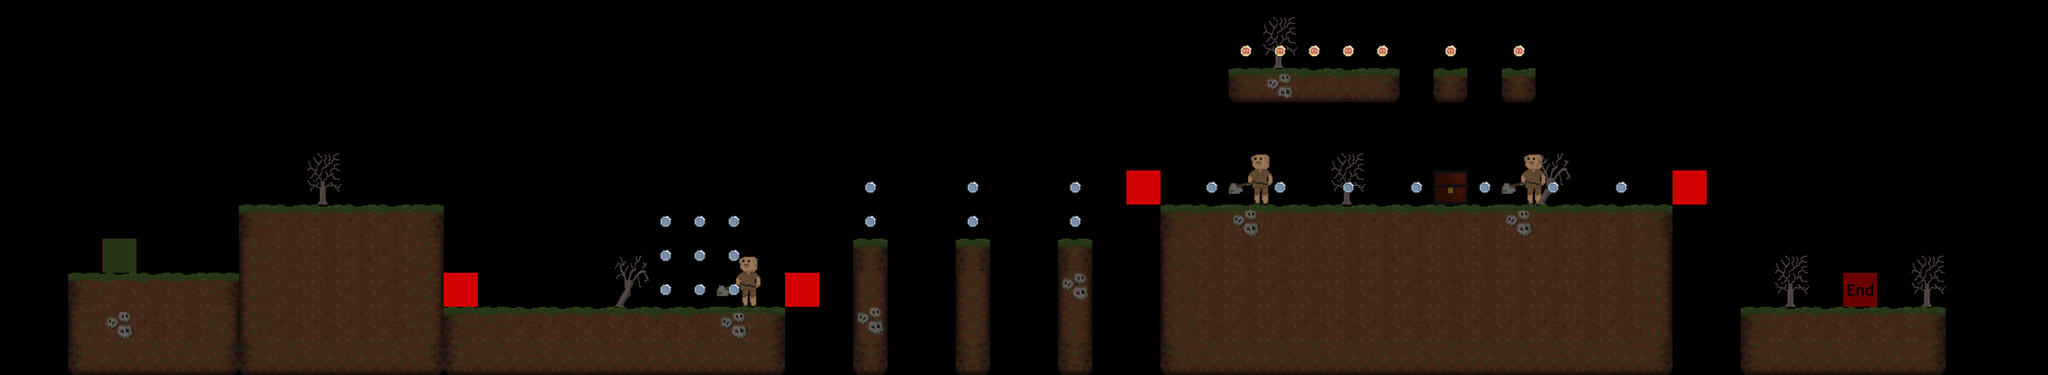

Rendered tile map (Tiled .tmx) drawn with the repository's tilesets; below, a short description and the map source with its tile grids summarised:
An orthogonal 60x11 tile map with 64x64 px tiles, 7 tile layers (terrain, crates, enemies, constraints, ...), 7 tilesets.

<map version="1.5" tiledversion="1.7.2" orientation="orthogonal" renderorder="right-down" width="60" height="11" tilewidth="64" tileheight="64" infinite="0" nextlayerid="10" nextobjectid="1">
 <editorsettings>
  <export target="../0/level_0..csv" format="csv" />
 </editorsettings>
 <tileset firstgid="1" source="../tilesets/coins.tsx" />
 <tileset firstgid="3" source="../tilesets/setup_tiles.tsx" />
 <tileset firstgid="31" source="../tilesets/setup_tile1.tsx" />
 <tileset firstgid="32" source="../tilesets/setup_tile.tsx" />
 <tileset firstgid="60" source="../tilesets/terrain.tsx" />
 <tileset firstgid="109" source="../tilesets/tree.tsx" />
 <tileset firstgid="111" source="../tilesets/crate.tsx" />
 <layer id="1" name="terrain" width="60" height="11">
  <data>[660 cells, 171 non-empty, 22 distinct tile ids]</data>
 </layer>
 <layer id="9" name="crates" width="60" height="11">
  <data>[660 cells, 1 non-empty, 1 distinct tile ids]</data>
 </layer>
 <layer id="6" name="enemies" width="60" height="11">
  <data>[660 cells, 3 non-empty, 1 distinct tile ids]</data>
 </layer>
 <layer id="7" name="constraints" width="60" height="11">
  <data>[660 cells, 4 non-empty, 1 distinct tile ids]</data>
 </layer>
 <layer id="8" name="tree" width="60" height="11">
  <data>[660 cells, 7 non-empty, 2 distinct tile ids]</data>
 </layer>
 <layer id="4" name="coins" width="60" height="11">
  <data>[660 cells, 29 non-empty, 2 distinct tile ids]</data>
 </layer>
 <layer id="5" name="player" width="60" height="11">
  <data>[660 cells, 2 non-empty, 2 distinct tile ids]</data>
 </layer>
</map>
